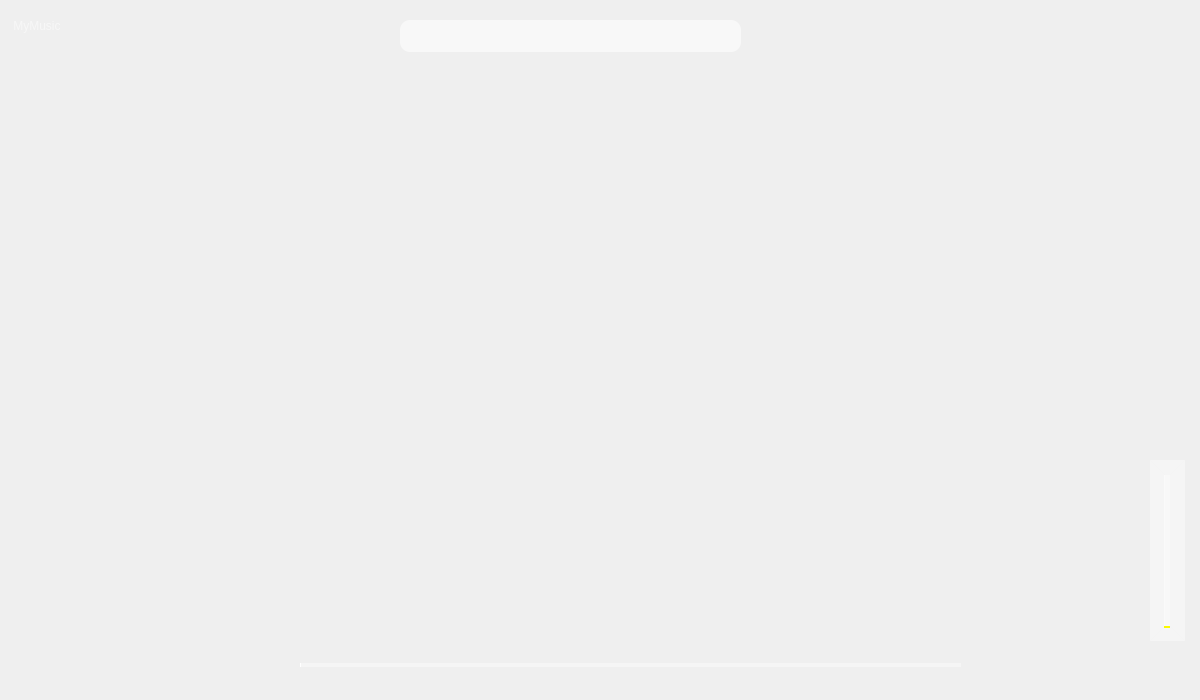
  <widget class="QFrame" name="frame">
   <property name="enabled">
    <bool>true</bool>
   </property>
   <property name="geometry">
    <rect>
     <x>10</x>
     <y>10</y>
     <width>1200</width>
     <height>700</height>
    </rect>
   </property>
   <property name="minimumSize">
    <size>
     <width>1200</width>
     <height>700</height>
    </size>
   </property>
   <property name="maximumSize">
    <size>
     <width>1200</width>
     <height>700</height>
    </size>
   </property>
   <property name="styleSheet">
    <string notr="true">QFrame#frame{
border-radius:5px;border-image: url(:/image/image/background/bg3.jpg);
}</string>
   </property>
   <property name="frameShape">
    <enum>QFrame::NoFrame</enum>
   </property>
   <property name="frameShadow">
    <enum>QFrame::Sunken</enum>
   </property>
   <property name="lineWidth">
    <number>1</number>
   </property>
   <widget class="QPushButton" name="pushButton_17">
    <property name="geometry">
     <rect>
      <x>1165</x>
      <y>0</y>
      <width>32</width>
      <height>32</height>
     </rect>
    </property>
    <property name="cursor">
     <cursorShape>PointingHandCursor</cursorShape>
    </property>
    <property name="styleSheet">
     <string notr="true">QPushButton
{
border-radius:0px;
background-image: url(:/image/image/quit.png);
background-color: rgba(255, 255, 255,0);
background-repeat:no-repeat;
border:none;
background-position:center center;

}
QPushButton:hover{

background-color: rgba(230,0,0,0.5);
}
QPushButton:pressed{
background-color: rgba(95, 95, 95,100);
border-color:rgba(255,255,255,30);
border-style:inset;
color:rgba(0,0,0,100);

}
</string>
    </property>
    <property name="text">
     <string/>
    </property>
   </widget>
   <widget class="QPushButton" name="pushButton_16">
    <property name="geometry">
     <rect>
      <x>1100</x>
      <y>0</y>
      <width>32</width>
      <height>32</height>
     </rect>
    </property>
    <property name="cursor">
     <cursorShape>PointingHandCursor</cursorShape>
    </property>
    <property name="styleSheet">
     <string notr="true">QPushButton
{
border-radius:0px;
background-image: url(:/image/image/min.png);
background-color: rgba(255, 255, 255,0);
background-repeat:no-repeat;
border:none;
background-position:center center;

}

QPushButton:hover{



	background-color: rgb(255, 255, 255,100);


}
QPushButton:pressed{
	background-color: rgba(95, 95, 95,100);
border-color:rgba(255,255,255,30);
border-style:inset;
color:rgba(0,0,0,100);

}
</string>
    </property>
    <property name="text">
     <string/>
    </property>
   </widget>
   <widget class="QPushButton" name="pushButton_8">
    <property name="geometry">
     <rect>
      <x>1150</x>
      <y>650</y>
      <width>32</width>
      <height>32</height>
     </rect>
    </property>
    <property name="cursor">
     <cursorShape>PointingHandCursor</cursorShape>
    </property>
    <property name="styleSheet">
     <string notr="true">QPushButton
{

background-repeat:no-repeat;
background-position:center center;
border:none;

}

QPushButton:hover{


background-repeat:no-repeat;
background-position:center center;


}
QPushButton:pressed{

background-repeat:no-repeat;
background-position:center center;

}
</string>
    </property>
    <property name="text">
     <string/>
    </property>
   </widget>
   <widget class="QSlider" name="verticalSlider">
    <property name="geometry">
     <rect>
      <x>1150</x>
      <y>460</y>
      <width>35</width>
      <height>181</height>
     </rect>
    </property>
    <property name="cursor">
     <cursorShape>PointingHandCursor</cursorShape>
    </property>
    <property name="styleSheet">
     <string notr="true"> QSlider 
    {  
        background-color: rgba(255,255,255,0.2);
        min-width:5px; 
        max-width:5px;
        border:15px solid rgba(255,255,255,0.2); 
    }
     QSlider::add-page:vertical
     {      
       
	    background-color: rgb(250, 250, 0);
        width:4px;
     }
     QSlider::sub-page:vertical  
    {
        background-color: rgba(255,255,255,0.5); 
        width:4px;
     }
    QSlider::groove:vertical 
    {
        background:transparent;
        width:6px;
    }
    QSlider::handle:vertical 
    {
         height: 13px;
        width:13px;
 
 margin: -0 -4px; 
	border-image: url(:/image/image/圆形 (10).png);
     }</string>
    </property>
    <property name="orientation">
     <enum>Qt::Vertical</enum>
    </property>
    <property name="tickPosition">
     <enum>QSlider::NoTicks</enum>
    </property>
   </widget>
   <widget class="QPushButton" name="pushButton_19">
    <property name="geometry">
     <rect>
      <x>1132</x>
      <y>0</y>
      <width>32</width>
      <height>32</height>
     </rect>
    </property>
    <property name="styleSheet">
     <string notr="true">QPushButton
{
border-radius:0px;
background-image: url(:/image/image/max.png);
background-color: rgba(255, 255, 255,0);
background-repeat:no-repeat;
border:none;
background-position:center center;

}

QPushButton:hover{



	background-color: rgb(255, 255, 255,100);


}
QPushButton:pressed{
	background-color: rgba(95, 95, 95,100);
border-color:rgba(255,255,255,30);
border-style:inset;
color:rgba(0,0,0,100);

}
</string>
    </property>
    <property name="text">
     <string/>
    </property>
   </widget>
   <widget class="QSlider" name="horizontalSlider">
    <property name="geometry">
     <rect>
      <x>300</x>
      <y>650</y>
      <width>661</width>
      <height>31</height>
     </rect>
    </property>
    <property name="cursor">
     <cursorShape>PointingHandCursor</cursorShape>
    </property>
    <property name="styleSheet">
     <string notr="true">
    QSlider::add-page:Horizontal
     {     
background-color: rgba(255, 255, 255,100);
        height:4px;  
     } 
     QSlider::sub-page:Horizontal   
    {  
background-color: rgb(255, 255, 255);
        height:4px;
     }
    QSlider::groove:Horizontal   
    { 
        background:transparent; 
        height:4px;
    }  
    QSlider::handle:Horizontal  
    { 
        height:16px; 
        width:16px; 
	
	border-image: url(:/image/image/圆形 (9).png);
  margin: -6 0px; 
    }
      
</string>
    </property>
    <property name="orientation">
     <enum>Qt::Horizontal</enum>
    </property>
   </widget>
   <widget class="QPushButton" name="pushButton_7">
    <property name="geometry">
     <rect>
      <x>1066</x>
      <y>650</y>
      <width>32</width>
      <height>32</height>
     </rect>
    </property>
    <property name="cursor">
     <cursorShape>PointingHandCursor</cursorShape>
    </property>
    <property name="styleSheet">
     <string notr="true">QPushButton
{
background-image: url(:/image/image/image/position.png);
background-repeat:no-repeat;
background-position:center center;
border:none;

}

QPushButton:hover{
background-image: url(:/image/image/image-hover/position-hover.png);
background-repeat:no-repeat;
background-position:center center;


}
QPushButton:pressed{
background-image: url(:/image/image/image/position.png);
background-repeat:no-repeat;
background-position:center center;

}
</string>
    </property>
    <property name="text">
     <string/>
    </property>
   </widget>
   <widget class="QPushButton" name="pushButton">
    <property name="geometry">
     <rect>
      <x>916</x>
      <y>-32</y>
      <width>32</width>
      <height>32</height>
     </rect>
    </property>
    <property name="cursor">
     <cursorShape>PointingHandCursor</cursorShape>
    </property>
    <property name="styleSheet">
     <string notr="true">
QPushButton
{
color:transparent;
background-image: url(:/image/image/image/add.png);
background-repeat:no-repeat;
background-position:center center;
border:none;

}

QPushButton:hover{



	background-image: url(:/image/image/image-hover/add-hover.png);
background-repeat:no-repeat;
background-position:center center;


}
QPushButton:pressed{
background-image: url(:/image/image/image/add.png);
background-repeat:no-repeat;
background-position:center center;

}

</string>
    </property>
    <property name="text">
     <string/>
    </property>
   </widget>
   <widget class="QPushButton" name="pushButton_5">
    <property name="geometry">
     <rect>
      <x>1020</x>
      <y>-32</y>
      <width>32</width>
      <height>32</height>
     </rect>
    </property>
    <property name="cursor">
     <cursorShape>PointingHandCursor</cursorShape>
    </property>
    <property name="styleSheet">
     <string notr="true">QPushButton
{
color: rgba(255, 255, 255,0);
background-image: url(:/image/image/image/setting.png);
background-repeat:no-repeat;
background-position:center center;
border:none;

}

QPushButton:hover{



background-image: url(:/image/image/image-hover/setting.png);
background-repeat:no-repeat;
background-position:center center;


}
QPushButton:pressed{
background-image: url(:/image/image/image/setting.png);
background-repeat:no-repeat;
background-position:center center;

}

</string>
    </property>
    <property name="text">
     <string/>
    </property>
   </widget>
   <widget class="QPushButton" name="pushButton_6">
    <property name="geometry">
     <rect>
      <x>968</x>
      <y>-32</y>
      <width>32</width>
      <height>32</height>
     </rect>
    </property>
    <property name="cursor">
     <cursorShape>PointingHandCursor</cursorShape>
    </property>
    <property name="styleSheet">
     <string notr="true">QPushButton
{
background-image: url(:/image/image/face.png);
background-repeat:no-repeat;
background-position:center center;
border:none;
color:transparent;

}

QPushButton:hover{



background-image: url(:/image/image/face-hover.png);
background-repeat:no-repeat;
background-position:center center;


}
QPushButton:pressed{
 background-image: url(:/image/image/face.png);
background-repeat:no-repeat;
background-position:center center;

}
</string>
    </property>
    <property name="text">
     <string/>
    </property>
   </widget>
   <widget class="QPushButton" name="pushButton_13">
    <property name="geometry">
     <rect>
      <x>864</x>
      <y>-32</y>
      <width>32</width>
      <height>32</height>
     </rect>
    </property>
    <property name="cursor">
     <cursorShape>PointingHandCursor</cursorShape>
    </property>
    <property name="styleSheet">
     <string notr="true">QPushButton
{
color:transparent;
background-image: url(:/image/image/image/left-arrow.png);
background-repeat:no-repeat;
background-position:center center;
border:none;

}

QPushButton:hover{



	background-image: url(:/image/image/image-hover/left-arrow-hover.png);
background-repeat:no-repeat;
background-position:center center;


}
QPushButton:pressed{
background-image: url(:/image/image/image/left-arrow.png);
background-repeat:no-repeat;
background-position:center center;

}
</string>
    </property>
    <property name="text">
     <string/>
    </property>
   </widget>
   <widget class="QPushButton" name="pushButton_18">
    <property name="geometry">
     <rect>
      <x>750</x>
      <y>20</y>
      <width>32</width>
      <height>32</height>
     </rect>
    </property>
    <property name="cursor">
     <cursorShape>PointingHandCursor</cursorShape>
    </property>
    <property name="toolTip">
     <string>搜索</string>
    </property>
    <property name="styleSheet">
     <string notr="true">QPushButton
{
background-image: url(:/image/image/image/sereach.png);
background-repeat:no-repeat;
background-position:center center;
border:none;

}

QPushButton:hover{


background-image: url(:/image/image/image-hover/sereach-hover.png);
background-repeat:no-repeat;
background-position:center center;


}
QPushButton:pressed{
background-image: url(:/image/image/image/sereach.png);
background-repeat:no-repeat;
background-position:center center;

}
</string>
    </property>
    <property name="text">
     <string/>
    </property>
   </widget>
   <widget class="QLineEdit" name="lineEdit">
    <property name="geometry">
     <rect>
      <x>400</x>
      <y>20</y>
      <width>341</width>
      <height>32</height>
     </rect>
    </property>
    <property name="cursor">
     <cursorShape>IBeamCursor</cursorShape>
    </property>
    <property name="toolTip">
     <string>输入歌曲或歌手</string>
    </property>
    <property name="statusTip">
     <string>输入歌曲</string>
    </property>
    <property name="styleSheet">
     <string notr="true">QLineEdit{
background-color: rgba(255, 255, 255,150);
border-style:outset;

border-width:0px;

border-radius:10px;
border-color: rgba(0,0,0,100);
font:bold 14px;
color:rgb(180,180,180);
padding:6px;
}</string>
    </property>
    <property name="inputMethodHints">
     <set>Qt::ImhNone</set>
    </property>
   </widget>
   <widget class="QPushButton" name="pushButton_11">
    <property name="geometry">
     <rect>
      <x>80</x>
      <y>60</y>
      <width>32</width>
      <height>32</height>
     </rect>
    </property>
    <property name="cursor">
     <cursorShape>PointingHandCursor</cursorShape>
    </property>
    <property name="styleSheet">
     <string notr="true">QPushButton
{
background-image: url(:/image/image/image/like.png);
background-repeat:no-repeat;
background-position:center center;
border:none;

}

QPushButton:hover{

	background-image: url(:/image/image/image-hover/like-hover.png);
background-repeat:no-repeat;
background-position:center center;


}
QPushButton:pressed{
background-image: url(:/image/image/image/like.png);
background-repeat:no-repeat;
background-position:center center;

}
</string>
    </property>
    <property name="text">
     <string/>
    </property>
   </widget>
   <widget class="QPushButton" name="pushButton_10">
    <property name="geometry">
     <rect>
      <x>10</x>
      <y>60</y>
      <width>32</width>
      <height>32</height>
     </rect>
    </property>
    <property name="cursor">
     <cursorShape>PointingHandCursor</cursorShape>
    </property>
    <property name="styleSheet">
     <string notr="true">QPushButton
{
background-image: url(:/image/image/image/music.png);
background-repeat:no-repeat;
background-position:center center;
border:none;

}

QPushButton:hover{

	background-image: url(:/image/image/image-hover/music-hover.png);
background-repeat:no-repeat;
background-position:center center;


}
QPushButton:pressed{
background-image: url(:/image/image/image/music.png);
background-repeat:no-repeat;
background-position:center center;

}
</string>
    </property>
    <property name="text">
     <string/>
    </property>
   </widget>
   <widget class="QPushButton" name="pushButton_12">
    <property name="geometry">
     <rect>
      <x>160</x>
      <y>60</y>
      <width>31</width>
      <height>31</height>
     </rect>
    </property>
    <property name="cursor">
     <cursorShape>PointingHandCursor</cursorShape>
    </property>
    <property name="styleSheet">
     <string notr="true">QPushButton
{
background-image: url(:/image/image/image/list.png);
background-repeat:no-repeat;
background-position:center center;
border:none;

}

QPushButton:hover{

	background-image: url(:/image/image/image-hover/list-hover.png);
background-repeat:no-repeat;
background-position:center center;


}
QPushButton:pressed{
background-image: url(:/image/image/image/list.png);
background-repeat:no-repeat;
background-position:center center;

}
</string>
    </property>
    <property name="text">
     <string/>
    </property>
   </widget>
   <widget class="QPushButton" name="pushButton_9">
    <property name="geometry">
     <rect>
      <x>1024</x>
      <y>650</y>
      <width>32</width>
      <height>32</height>
     </rect>
    </property>
    <property name="cursor">
     <cursorShape>PointingHandCursor</cursorShape>
    </property>
    <property name="styleSheet">
     <string notr="true">QPushButton
{
background-repeat:no-repeat;
background-position:center center;
border:none;

}

QPushButton:hover{
background-repeat:no-repeat;
background-position:center center;


}
QPushButton:pressed{
background-repeat:no-repeat;
background-position:center center;

}
</string>
    </property>
    <property name="text">
     <string/>
    </property>
   </widget>
   <widget class="QPushButton" name="pushButton_14">
    <property name="geometry">
     <rect>
      <x>982</x>
      <y>650</y>
      <width>32</width>
      <height>32</height>
     </rect>
    </property>
    <property name="cursor">
     <cursorShape>PointingHandCursor</cursorShape>
    </property>
    <property name="styleSheet">
     <string notr="true">QPushButton
{
background-repeat:no-repeat;
background-position:center center;
border:none;

}

QPushButton:hover{
background-repeat:no-repeat;
background-position:center center;


}
QPushButton:pressed{
background-repeat:no-repeat;
background-position:center center;

}
</string>
    </property>
    <property name="text">
     <string/>
    </property>
   </widget>
   <widget class="QPushButton" name="pushButton_20">
    <property name="geometry">
     <rect>
      <x>1068</x>
      <y>0</y>
      <width>32</width>
      <height>32</height>
     </rect>
    </property>
    <property name="cursor">
     <cursorShape>PointingHandCursor</cursorShape>
    </property>
    <property name="toolTip">
     <string>更多</string>
    </property>
    <property name="statusTip">
     <string>更多</string>
    </property>
    <property name="styleSheet">
     <string notr="true">QPushButton
{
border-radius:0px;
background-image: url(:/image/image/tr.png);
background-color: rgba(255, 255, 255,0);
background-repeat:no-repeat;
border:none;
background-position:center center;

}

QPushButton:hover{



	background-color: rgb(255, 255, 255,100);


}
QPushButton:pressed{
	background-color: rgba(95, 95, 95,100);
border-color:rgba(255,255,255,30);
border-style:inset;
color:rgba(0,0,0,100);

}
</string>
    </property>
    <property name="text">
     <string/>
    </property>
   </widget>
   <widget class="QPushButton" name="pushButton_3">
    <property name="geometry">
     <rect>
      <x>230</x>
      <y>638</y>
      <width>48</width>
      <height>48</height>
     </rect>
    </property>
    <property name="cursor">
     <cursorShape>PointingHandCursor</cursorShape>
    </property>
    <property name="styleSheet">
     <string notr="true">QPushButton
{
background-image: url(:/image/image/image/next.png);
background-repeat:no-repeat;
background-position:center center;
border:none;

}

QPushButton:hover{
background-image: url(:/image/image/image-hover/next-hover.png);
background-repeat:no-repeat;
background-position:center center;


}
QPushButton:pressed{
background-image: url(:/image/image/image/next.png);
background-repeat:no-repeat;
background-position:center center;

}
</string>
    </property>
    <property name="text">
     <string/>
    </property>
   </widget>
   <widget class="QPushButton" name="pushButton_2">
    <property name="geometry">
     <rect>
      <x>118</x>
      <y>640</y>
      <width>48</width>
      <height>48</height>
     </rect>
    </property>
    <property name="cursor">
     <cursorShape>PointingHandCursor</cursorShape>
    </property>
    <property name="styleSheet">
     <string notr="true">QPushButton
{
background-repeat:no-repeat;
background-position:center center;
border:none;

}

QPushButton:hover{
background-repeat:no-repeat;
background-position:center center;


}
QPushButton:pressed{
background-repeat:no-repeat;
background-position:center center;

}
</string>
    </property>
    <property name="text">
     <string/>
    </property>
   </widget>
   <widget class="QPushButton" name="pushButton_21">
    <property name="geometry">
     <rect>
      <x>1108</x>
      <y>650</y>
      <width>32</width>
      <height>32</height>
     </rect>
    </property>
    <property name="cursor">
     <cursorShape>PointingHandCursor</cursorShape>
    </property>
    <property name="styleSheet">
     <string notr="true">QPushButton
{
background-image: url(:/image/image/image/playlist.png);
background-repeat:no-repeat;
background-position:center center;
border:none;

}

QPushButton:hover{

	background-image: url(:/image/image/image-hover/playlist-hover.png);
background-repeat:no-repeat;
background-position:center center;


}
QPushButton:pressed{
background-image: url(:/image/image/image/playlist.png);
background-repeat:no-repeat;
background-position:center center;

}
</string>
    </property>
    <property name="text">
     <string/>
    </property>
   </widget>
   <widget class="QPushButton" name="pushButton_22">
    <property name="geometry">
     <rect>
      <x>240</x>
      <y>60</y>
      <width>32</width>
      <height>32</height>
     </rect>
    </property>
    <property name="cursor">
     <cursorShape>PointingHandCursor</cursorShape>
    </property>
    <property name="toolTip">
     <string>最近播放</string>
    </property>
    <property name="statusTip">
     <string>最近播放</string>
    </property>
    <property name="styleSheet">
     <string notr="true">QPushButton
{
background-image: url(:/image/image/image/play-resently.png);
background-repeat:no-repeat;
background-position:center center;
border:none;

}

QPushButton:hover{

	background-image: url(:/image/image/image-hover/play-resently-hover.png);
background-repeat:no-repeat;
background-position:center center;


}
QPushButton:pressed{
background-image: url(:/image/image/image/play-resently.png);
background-repeat:no-repeat;
background-position:center center;

}
</string>
    </property>
    <property name="text">
     <string/>
    </property>
   </widget>
   <widget class="QPushButton" name="pushButton_15">
    <property name="geometry">
     <rect>
      <x>320</x>
      <y>60</y>
      <width>32</width>
      <height>32</height>
     </rect>
    </property>
    <property name="cursor">
     <cursorShape>PointingHandCursor</cursorShape>
    </property>
    <property name="styleSheet">
     <string notr="true">QPushButton
{
background-repeat:no-repeat;
background-position:center center;
border:none;

}

QPushButton:hover{
background-repeat:no-repeat;
background-position:center center;


}
QPushButton:pressed{
background-repeat:no-repeat;
background-position:center center;

}
</string>
    </property>
    <property name="text">
     <string/>
    </property>
   </widget>
   <widget class="QLabel" name="label_5">
    <property name="geometry">
     <rect>
      <x>10</x>
      <y>10</y>
      <width>291</width>
      <height>31</height>
     </rect>
    </property>
    <property name="styleSheet">
     <string notr="true">QLabel{

	font: 75 pt &quot;Comic Sans MS&quot;;
color:rgba(255,255,255,0.5);
   
 

}</string>
    </property>
    <property name="text">
     <string> MyMusic</string>
    </property>
   </widget>
   <widget class="QLabel" name="label_2">
    <property name="geometry">
     <rect>
      <x>850</x>
      <y>630</y>
      <width>111</width>
      <height>21</height>
     </rect>
    </property>
    <property name="styleSheet">
     <string notr="true">font: 75 italic 11pt &quot;Comic Sans MS&quot;;
color: rgb(112, 112, 112);</string>
    </property>
    <property name="text">
     <string/>
    </property>
   </widget>
   <widget class="QLabel" name="label">
    <property name="geometry">
     <rect>
      <x>370</x>
      <y>600</y>
      <width>521</width>
      <height>31</height>
     </rect>
    </property>
    <property name="styleSheet">
     <string notr="true">font: 75 11pt &quot;Comic Sans MS&quot;;
color: rgb(112, 112, 112);</string>
    </property>
    <property name="text">
     <string/>
    </property>
   </widget>
   <widget class="QLabel" name="label_3">
    <property name="geometry">
     <rect>
      <x>400</x>
      <y>390</y>
      <width>510</width>
      <height>32</height>
     </rect>
    </property>
    <property name="styleSheet">
     <string notr="true">font: 75 italic 12pt &quot;Comic Sans MS&quot;;
color: rgb(75, 75, 75);</string>
    </property>
    <property name="text">
     <string/>
    </property>
   </widget>
   <widget class="QLabel" name="label_4">
    <property name="geometry">
     <rect>
      <x>670</x>
      <y>450</y>
      <width>460</width>
      <height>32</height>
     </rect>
    </property>
    <property name="styleSheet">
     <string notr="true">font: 75 italic 12pt &quot;Comic Sans MS&quot;;
color: rgb(75, 75, 75);</string>
    </property>
    <property name="text">
     <string/>
    </property>
   </widget>
  </widget>
